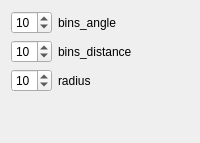
            <widget class="QWidget" name="tab_8">
             <attribute name="title">
              <string>PolarImagesOptions</string>
             </attribute>
             <layout class="QVBoxLayout" name="verticalLayout_18">
              <item>
               <layout class="QHBoxLayout" name="horizontalLayout_55">
                <item>
                 <widget class="QSpinBox" name="bins_angle">
                  <property name="value">
                   <number>10</number>
                  </property>
                 </widget>
                </item>
                <item>
                 <widget class="QLabel" name="label_55">
                  <property name="text">
                   <string>bins_angle</string>
                  </property>
                 </widget>
                </item>
                <item>
                 <spacer name="horizontalSpacer_55">
                  <property name="orientation">
                   <enum>Qt::Horizontal</enum>
                  </property>
                  <property name="sizeHint" stdset="0">
                   <size>
                    <width>40</width>
                    <height>20</height>
                   </size>
                  </property>
                 </spacer>
                </item>
               </layout>
              </item>
              <item>
               <layout class="QHBoxLayout" name="horizontalLayout_56">
                <item>
                 <widget class="QSpinBox" name="bins_distance">
                  <property name="value">
                   <number>10</number>
                  </property>
                 </widget>
                </item>
                <item>
                 <widget class="QLabel" name="label_56">
                  <property name="text">
                   <string>bins_distance</string>
                  </property>
                 </widget>
                </item>
                <item>
                 <spacer name="horizontalSpacer_56">
                  <property name="orientation">
                   <enum>Qt::Horizontal</enum>
                  </property>
                  <property name="sizeHint" stdset="0">
                   <size>
                    <width>40</width>
                    <height>20</height>
                   </size>
                  </property>
                 </spacer>
                </item>
               </layout>
              </item>
              <item>
               <layout class="QHBoxLayout" name="horizontalLayout_57">
                <item>
                 <widget class="QSpinBox" name="radiusPolarImagesOptions">
                  <property name="value">
                   <number>10</number>
                  </property>
                 </widget>
                </item>
                <item>
                 <widget class="QLabel" name="label_57">
                  <property name="text">
                   <string>radius</string>
                  </property>
                 </widget>
                </item>
                <item>
                 <spacer name="horizontalSpacer_57">
                  <property name="orientation">
                   <enum>Qt::Horizontal</enum>
                  </property>
                  <property name="sizeHint" stdset="0">
                   <size>
                    <width>40</width>
                    <height>20</height>
                   </size>
                  </property>
                 </spacer>
                </item>
               </layout>
              </item>
              <item>
               <spacer name="verticalSpacer_17">
                <property name="orientation">
                 <enum>Qt::Vertical</enum>
                </property>
                <property name="sizeHint" stdset="0">
                 <size>
                  <width>20</width>
                  <height>40</height>
                 </size>
                </property>
               </spacer>
              </item>
             </layout>
            </widget>
